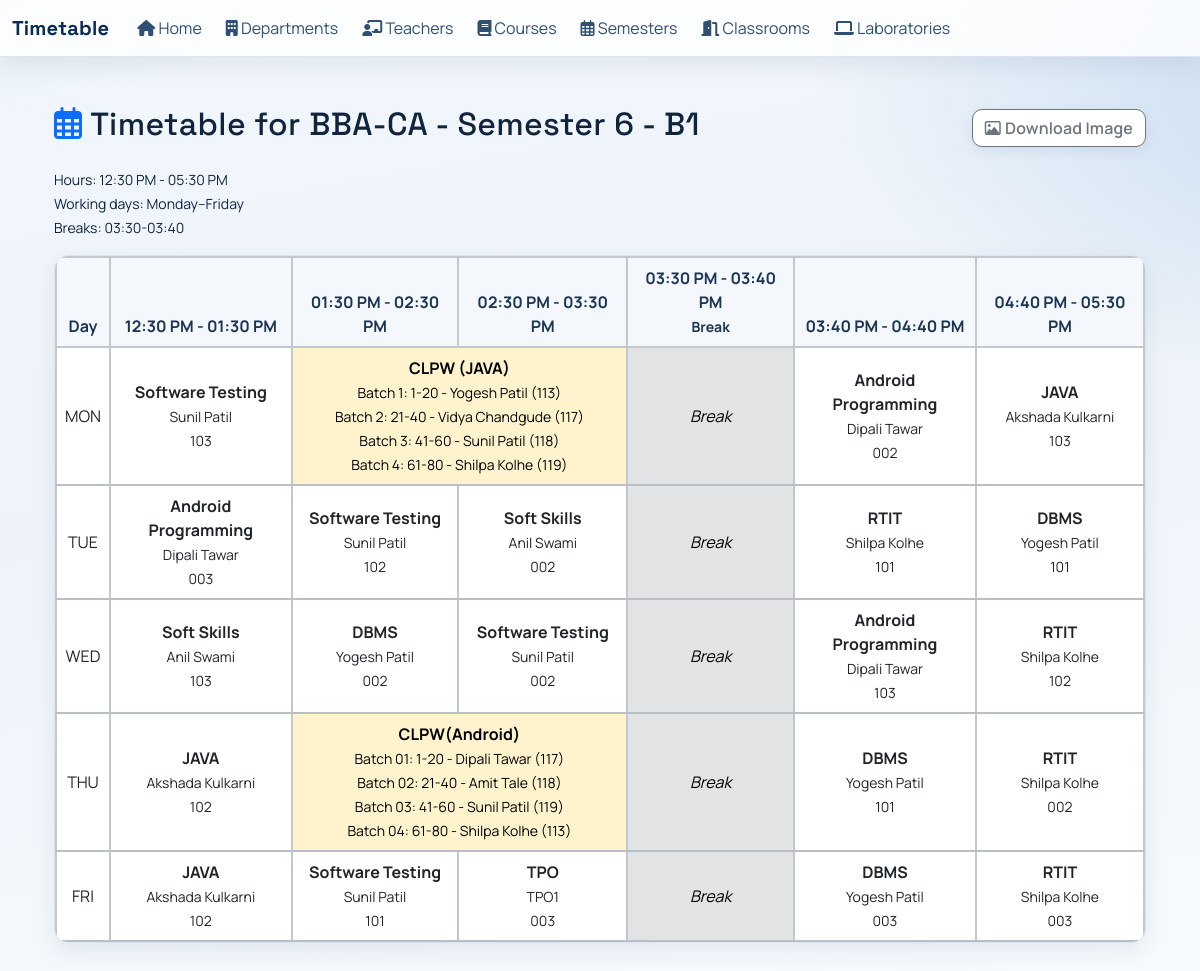
Screenshot of /divisions/28/timetable/ with the database file from the repository.
### scheduler/models.py (models this page shows, shortened)
class Semester(models.Model):
    number = models.PositiveSmallIntegerField()
    course = models.ForeignKey(Course, on_delete=models.CASCADE, related_name='semesters')
    start_time = models.TimeField(
        null=True, blank=True,
        help_text="Semester daily start time (e.g. 08:00 AM)"
    )
    end_time = models.TimeField(
        null=True, blank=True,
        help_text="Semester daily end time (e.g. 04:00 PM)"
    )
    break_count = models.PositiveSmallIntegerField(
        default=0,
        help_text="Number of breaks during the day"
    )
    breaks = models.TextField(
        blank=True,
        help_text="Comma-separated break ranges (HH:MM-HH:MM)"
    )
    WORKING_DAY_CHOICES = [
        ('MON-FRI', 'Monday–Friday'),
        ('MON-SAT', 'Monday–Saturday'),
    ]
    working_days = models.CharField(
        max_length=7,
        choices=WORKING_DAY_CHOICES,
        default='MON-FRI',
        help_text="Days of week when classes are held"
    )
    max_lectures_per_day = models.PositiveSmallIntegerField(
        default=6,
        help_text="Maximum number of lecture slots allowed per day for this semester"
    )
    start_date = models.DateField(null=True, blank=True)
    end_date = models.DateField(null=True, blank=True)
    class Meta:
        unique_together = ('number', 'course')
        ordering = ['course', 'number']
    def __str__(self):
        return f"{self.course.name} - Semester {self.number}"

class Course(models.Model):
    name = models.CharField(max_length=100)
    department = models.ForeignKey(Department, on_delete=models.CASCADE, related_name='courses')
    duration_years = models.PositiveSmallIntegerField(default=3)

class Division(models.Model):
    name = models.CharField(max_length=50)
    semester = models.ForeignKey(
        'Semester',
        on_delete=models.CASCADE,
        related_name='divisions',
        null=True,
        blank=True,
        help_text='Semester this division belongs to',
    )
    course = models.ForeignKey(Course, on_delete=models.CASCADE, related_name='course_divisions', null=True, blank=True)
    strength = models.PositiveIntegerField(
        default=0,
        help_text='Number of students in this division'
    )
    class Meta:
        unique_together = ('name', 'semester')
        ordering = ['semester__course', 'semester__number', 'name']

class TimeSlot(models.Model):
    start_time = models.TimeField()
    end_time = models.TimeField()

class Timetable(models.Model):
    DAYS = [
        ('MON', 'Monday'),
        ('TUE', 'Tuesday'),
        ('WED', 'Wednesday'),
        ('THU', 'Thursday'),
        ('FRI', 'Friday'),
        ('SAT', 'Saturday'),
    ]
    semester = models.ForeignKey(Semester, on_delete=models.CASCADE, related_name='timetables')
    division = models.ForeignKey(
        Division,
        on_delete=models.CASCADE,
        related_name='timetables',
        null=True,
        blank=True,
        help_text='Division this timetable entry belongs to',
    )
    subject = models.ForeignKey(Subject, on_delete=models.CASCADE)
    teacher = models.ForeignKey(Teacher, on_delete=models.CASCADE)
    classroom = models.ForeignKey(Classroom, on_delete=models.CASCADE)
    day = models.CharField(max_length=3, choices=DAYS)
    time_slot = models.ForeignKey(TimeSlot, on_delete=models.CASCADE)
    class Meta:
        unique_together = ('semester', 'division', 'day', 'time_slot', 'classroom')

class Subject(models.Model):
    name = models.CharField(max_length=100)
    semester = models.ForeignKey(Semester, on_delete=models.CASCADE, related_name='subjects')
    teacher = models.ForeignKey(Teacher, on_delete=models.SET_NULL, null=True, related_name='subjects')
    is_lab = models.BooleanField(default=False)
    total_hours = models.PositiveSmallIntegerField(
        default=1,
        help_text='Total lecture hours for this subject during the semester'
    )

class Teacher(models.Model):
    name = models.CharField(max_length=100)
    email = models.EmailField(unique=True)
    department = models.ForeignKey(
        Department,
        on_delete=models.SET_NULL,
        null=True,
        blank=True,
        related_name='teachers',
    )
    additional_departments = models.ManyToManyField(
        Department,
        blank=True,
        related_name='additional_teachers',
        help_text='Other departments this teacher can teach for',
    )
    known_subject_names = models.TextField(
        blank=True,
        default='',
        help_text='Reference-only subject names entered by user (comma separated).',
    )
    subjects_known = models.ManyToManyField(
        'Subject',
        blank=True,
        related_name='qualified_teachers',
        help_text='Subjects this teacher is capable of teaching',
    )

class Classroom(models.Model):
    room_number = models.CharField(max_length=50)
    capacity = models.PositiveIntegerField()
    is_lab = models.BooleanField(default=False)
    division = models.ForeignKey(
        Division,
        on_delete=models.SET_NULL,
        null=True,
        blank=True,
        related_name='classrooms',
        help_text='Division this room/lab is assigned to',
    )

class LabBatchAssignment(models.Model):
    division = models.ForeignKey(Division, on_delete=models.CASCADE, related_name='lab_batch_assignments')
    subject = models.ForeignKey(Subject, on_delete=models.CASCADE, related_name='lab_batch_assignments')
    batch_number = models.CharField(max_length=20)
    from_roll_no = models.PositiveIntegerField()
    to_roll_no = models.PositiveIntegerField()
    teacher = models.ForeignKey(Teacher, on_delete=models.PROTECT, related_name='lab_batch_assignments')
    laboratory = models.ForeignKey('Classroom', on_delete=models.PROTECT, related_name='lab_batch_assignments')
    class Meta:
        unique_together = ('division', 'subject', 'batch_number')
        ordering = ['division', 'subject', 'batch_number']

### scheduler/views.py (the view)
# urls.py: path('divisions/<int:division_id>/timetable/', views.division_timetable_view, name='division_timetable_view'),
def division_timetable_view(request, division_id):
    division = get_object_or_404(Division.objects.select_related('semester__course'), pk=division_id)
    semester = division.semester
    entries = list(
        Timetable.objects.filter(division=division)
        .select_related('subject', 'teacher', 'classroom', 'time_slot')
    )
    if not entries:
        messages.warning(
            request,
            'No saved timetable found for this division. Generate and confirm/save from Smart Timetable first.',
        )
        return redirect('scheduler:division_detail', pk=division.id)
    ordered_table, timeslot_list = _table_from_entries(semester, entries, division=division)
    return render(request, 'timetable.html', {
        'semester': semester,
        'division': division,
        'table': ordered_table,
        'timeslots': timeslot_list,
        'start_time': semester.start_time,
        'end_time': semester.end_time,
        'breaks': semester.breaks,
        'working_days': semester.get_working_days_display(),
    })

### scheduler/timetable_generator.py (called while the page is built, shortened)
def parse_time(ts_str):
    import re
    s = (ts_str or '').strip()
    if not s:
        raise ValueError("Empty time value")
    s = re.sub(r'(?i)\s*(?:min|mins|minute|minutes)\b', '', s)
    s = re.sub(r'(?i)(\d)(am|pm)$', r'\1 \2', s)
    s = re.sub(r'[^0-9a-zA-Z: ]', ' ', s)
    s = re.sub(r'\s+', ' ', s).strip()
    for fmt in ('%H:%M', '%I:%M %p', '%I:%M%p'):
        try:
            return datetime.strptime(s, fmt).time()
        except ValueError:
            continue

def _time_to_minutes(t):
    return t.hour * 60 + t.minute

def _has_meridiem_marker(text):
    import re
    return bool(re.search(r'(?i)(?:\b[ap]m\b|[ap]m\s*$)', (text or '').strip()))

def _shift_12_hours(t):
    if t.hour >= 12:
        return t
    return time(t.hour + 12, t.minute, t.second, t.microsecond)

### scheduler/views.py (called while the page is built)
def _day_order_for_semester(semester):
    if semester.working_days == 'MON-SAT':
        return ['MON', 'TUE', 'WED', 'THU', 'FRI', 'SAT']
    return ['MON', 'TUE', 'WED', 'THU', 'FRI']

### templates/timetable.html (shortened to what this page needs)
{% extends "base.html" %}
{% block content %}
<div class="container py-4" id="timetable-export-root">
    <div class="d-flex justify-content-between align-items-center mb-3">
        <h2><i class="fa-regular fa-calendar-days me-2 text-primary"></i>Timetable for {{ semester }}{% if division %} - {{ division.name }}{% endif %}</h2>
        {% if not for_pdf %}
            {% if division %}
            <a
                href="{% url 'scheduler:division_timetable_export_image' division.id %}"
                class="btn btn-outline-secondary"
                id="download-image-btn"
                data-hide-on-export="true"
                data-export-target="timetable-export-root"
                data-export-filename="timetable_sem_{{ semester.id }}_division_{{ division.id }}.png"
            >
                <i class="fa-regular fa-image me-1"></i>Download Image
            </a>
            {% endif %}
        {% endif %}
    </div>
    {% if table %}
    <div class="mb-3">
        {% if start_time and end_time %}
            <small>Hours: {{ start_time|time:"h:i A" }} - {{ end_time|time:"h:i A" }}</small><br>
        {% endif %}
        {% if working_days %}
            <small>Working days: {{ working_days }}</small><br>
        {% endif %}
        {% if breaks %}
            <small>Breaks: {{ breaks }}</small>
        {% endif %}
    </div>
    <div class="table-responsive">
        <table class="table timetable-grid table-bordered align-middle text-center">
            <thead class="table-light">
                <tr>
                    <th>Day</th>
                    {% for slot in timeslots %}
                    <th{% if slot.is_break %} class="table-secondary"{% endif %}>
                        {{ slot.start_time|time:"h:i A" }} - {{ slot.end_time|time:"h:i A" }}
                        {% if slot.is_break %}<br><small>Break</small>{% endif %}
                    </th>
                    {% endfor %}
                </tr>
            </thead>
            <tbody>
                {% for day, cells in table %}
                <tr>
                    <td>{{ day }}</td>
                    {% for cell in cells %}
                        {% if cell.break %}
                            <td class="table-secondary"><em>Break</em></td>
                        {% elif cell.empty %}
                            <td></td>
                        {% else %}
                            <td{% if cell.colspan and cell.colspan > 1 %} colspan="{{ cell.colspan }}"{% endif %} class="{% if cell.entry.subject.is_lab %}table-warning{% endif %}">
                                <strong>{{ cell.entry.subject.name }}</strong><br>
                                {% if cell.batch_rows %}
                                    <small>
                                        {% for batch in cell.batch_rows %}
                                            Batch {{ batch.batch_number }}: {{ batch.from_roll_no }}-{{ batch.to_roll_no }} - {{ batch.teacher.name }} ({{ batch.laboratory.room_number }}){% if not forloop.last %}<br>{% endif %}
                                        {% endfor %}
                                    </small>
                                {% elif cell.entries and cell.entries|length > 1 %}
                                    <small>
                                        {% for entry in cell.entries %}
                                            {{ entry.teacher.name }} ({{ entry.classroom.room_number }}){% if not forloop.last %}<br>{% endif %}
                                        {% endfor %}
                                    </small>
                                {% else %}
                                    <small>{{ cell.entry.teacher.name }}<br>{{ cell.entry.classroom.room_number }}</small>
                                {% endif %}
                            </td>
                        {% endif %}
                    {% endfor %}
                </tr>
                {% endfor %}
            </tbody>
        </table>
    </div>
    {% else %}
    <p><i class="fa-regular fa-folder-open me-1"></i>No timetable available for this semester.</p>
    {% endif %}
</div>
{% endblock %}

### static/css/styles.css (style rules this page uses)
:root { --app-bg: #edf3f9; --app-surface: #ffffff; --app-surface-soft: #f8fbff; --app-border: #dbe4f0; --app-text: #10243e; --app-muted: #5c6f87; --app-brand: #0b66c3; --app-brand-strong: #084f96; --app-brand-soft: rgba(11, 102, 195, 0.12); --app-accent: #0f9f8f; --app-danger: #c4384e; --radius-sm: 10px; --radius-md: 14px; --radius-lg: 18px; --shadow-sm: 0 8px 22px rgba(16, 36, 62, 0.08); --shadow-md: 0 16px 38px rgba(16, 36, 62, 0.14); --transition-fast: 180ms ease; --transition-slow: 300ms ease; }
* { box-sizing: border-box; }
html, body { min-height: 100%; }
body { font-family: "Manrope", "Segoe UI", Arial, sans-serif; color: var(--app-text); background: radial-gradient(1600px 750px at -20% -20%, rgba(15, 159, 143, 0.2), transparent 45%), radial-gradient(1400px 680px at 120% 8%, rgba(11, 102, 195, 0.2), transparent 45%), linear-gradient(170deg, #f2f7fc 0%, var(--app-bg) 45%, #f7fbff 100%); margin: 0; overflow-x: hidden; }
h1, h2, h3, h4, h5, h6, .navbar-brand { font-family: "Space Grotesk", "Manrope", sans-serif; letter-spacing: 0.01em; }
p, small { color: inherit; }
a { color: var(--app-brand); transition: color var(--transition-fast); }
.container { transition: transform var(--transition-fast); }
.table-responsive { border: 1px solid var(--app-border); border-radius: var(--radius-md); background: #fff; box-shadow: var(--shadow-sm); }
.table { margin-bottom: 0; }
.table thead th { font-weight: 700; color: #1a3553; background-color: #f4f8fd; border-bottom: 1px solid var(--app-border); }
.table-warning { background-color: #fff3cd !important; }
.btn { font-weight: 600; letter-spacing: 0.01em; border-radius: var(--radius-sm); border-width: 1px; box-shadow: 0 4px 12px rgba(25, 50, 86, 0.08); transition: transform var(--transition-fast), box-shadow var(--transition-fast), filter var(--transition-fast); }
.btn-outline-primary, .btn-outline-danger, .btn-outline-secondary { background: #fff; }
.reveal-in { opacity: 1; transform: translateY(0); transition: opacity 420ms ease, transform 420ms ease; }

### templates/timetable.html (style rules this page uses)
#timetable-export-root .timetable-grid.table.table-bordered { border: 2px solid #bcc2c9; border-collapse: collapse; }
#timetable-export-root .timetable-grid.table.table-bordered > :not(caption) > * > * { border-color: #c3c8cf !important; border-width: 2px !important; }
#timetable-export-root .timetable-grid.table.table-bordered > tbody > tr > td { border-top-color: #b9bfc7 !important; border-bottom-color: #b9bfc7 !important; }

### rows the page displays
Semester: course+number "BBA-CA - Semester 6", start_time "12:30 PM", end_time "05:30 PM", breaks "03:30-03:40"
Division: name "B1"
TimeSlot: start_time "12:30 PM", end_time "01:30 PM"
TimeSlot: start_time "01:30 PM", end_time "02:30 PM"
TimeSlot: start_time "02:30 PM", end_time "03:30 PM"
TimeSlot: start_time "03:40 PM", end_time "04:40 PM"
TimeSlot: start_time "04:40 PM", end_time "05:30 PM"
Timetable: entry.subject.name "Software Testing", entry.teacher.name "Sunil Patil", entry.classroom.room_number "103"
Timetable: entry.subject.name "CLPW (JAVA)"
LabBatchAssignment: batch_number "1", from_roll_no "1", to_roll_no "20", teacher.name "Yogesh Patil", laboratory.room_number "113"
LabBatchAssignment: batch_number "2", from_roll_no "21", to_roll_no "40", teacher.name "Vidya Chandgude", laboratory.room_number "117"
LabBatchAssignment: batch_number "3", from_roll_no "41", to_roll_no "60", teacher.name "Sunil Patil", laboratory.room_number "118"
LabBatchAssignment: batch_number "4", from_roll_no "61", to_roll_no "80", teacher.name "Shilpa Kolhe", laboratory.room_number "119"
Timetable: entry.subject.name "Android Programming", entry.teacher.name "Dipali Tawar", entry.classroom.room_number "002"
Timetable: entry.subject.name "JAVA", entry.teacher.name "Akshada Kulkarni", entry.classroom.room_number "103"
Timetable: entry.subject.name "Android Programming", entry.teacher.name "Dipali Tawar", entry.classroom.room_number "003"
Timetable: entry.subject.name "Software Testing", entry.teacher.name "Sunil Patil", entry.classroom.room_number "102"
Timetable: entry.subject.name "Soft Skills", entry.teacher.name "Anil Swami", entry.classroom.room_number "002"
Timetable: entry.subject.name "RTIT", entry.teacher.name "Shilpa Kolhe", entry.classroom.room_number "101"
Timetable: entry.subject.name "DBMS", entry.teacher.name "Yogesh Patil", entry.classroom.room_number "101"
Timetable: entry.subject.name "Soft Skills", entry.teacher.name "Anil Swami", entry.classroom.room_number "103"
Timetable: entry.subject.name "DBMS", entry.teacher.name "Yogesh Patil", entry.classroom.room_number "002"
Timetable: entry.subject.name "Software Testing", entry.teacher.name "Sunil Patil", entry.classroom.room_number "002"
Timetable: entry.subject.name "Android Programming", entry.teacher.name "Dipali Tawar", entry.classroom.room_number "103"
Timetable: entry.subject.name "RTIT", entry.teacher.name "Shilpa Kolhe", entry.classroom.room_number "102"
Timetable: entry.subject.name "JAVA", entry.teacher.name "Akshada Kulkarni", entry.classroom.room_number "102"
Timetable: entry.subject.name "CLPW(Android)"
LabBatchAssignment: batch_number "01", from_roll_no "1", to_roll_no "20", teacher.name "Dipali Tawar", laboratory.room_number "117"
LabBatchAssignment: batch_number "02", from_roll_no "21", to_roll_no "40", teacher.name "Amit Tale", laboratory.room_number "118"
LabBatchAssignment: batch_number "03", from_roll_no "41", to_roll_no "60", teacher.name "Sunil Patil", laboratory.room_number "119"
LabBatchAssignment: batch_number "04", from_roll_no "61", to_roll_no "80", teacher.name "Shilpa Kolhe", laboratory.room_number "113"
Timetable: entry.subject.name "DBMS", entry.teacher.name "Yogesh Patil", entry.classroom.room_number "101"
Timetable: entry.subject.name "RTIT", entry.teacher.name "Shilpa Kolhe", entry.classroom.room_number "002"
Timetable: entry.subject.name "JAVA", entry.teacher.name "Akshada Kulkarni", entry.classroom.room_number "102"
Timetable: entry.subject.name "Software Testing", entry.teacher.name "Sunil Patil", entry.classroom.room_number "101"
Timetable: entry.subject.name "TPO", entry.teacher.name "TPO1", entry.classroom.room_number "003"
Timetable: entry.subject.name "DBMS", entry.teacher.name "Yogesh Patil", entry.classroom.room_number "003"
Timetable: entry.subject.name "RTIT", entry.teacher.name "Shilpa Kolhe", entry.classroom.room_number "003"

### other values shown
{{ working_days }} "Monday–Friday"
{{ slot.start_time|time:"h:i A" }} "03:30 PM"
{{ slot.end_time|time:"h:i A" }} "03:40 PM"
{{ day }} "MON" "TUE" "WED" "THU" "FRI"
